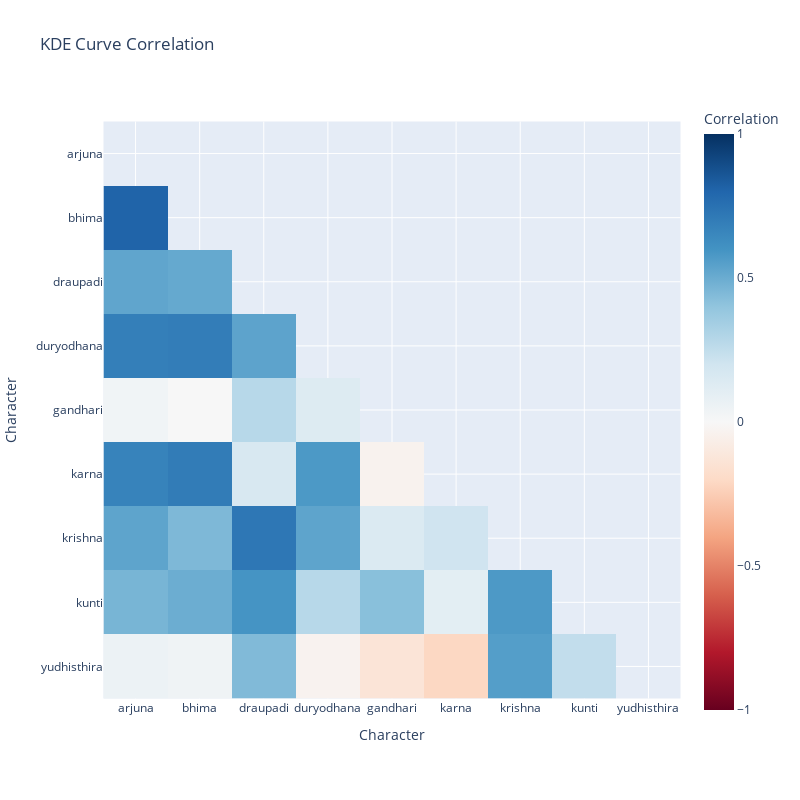

Source (notebook cell):
### Code cell
kde_corr_masked = kde_corr.copy()
kde_corr_masked.values[np.triu_indices_from(kde_corr_masked, k=0)] = np.nan

fig = px.imshow(
    kde_corr_masked,
    labels=dict(x="Character", y="Character", color="Correlation"),
    x=kde_corr.columns,
    y=kde_corr.index,
    color_continuous_scale='RdBu',
    zmin=-1, zmax=1,
    title="KDE Curve Correlation"
)
fig.update_layout(width=800, height=800)
fig.show()

### Figure 1 — Plotly figure (JSON) as saved in the notebook; plotly's stock layout.template omitted (floating-point values rounded to 4 significant figures)
{"data": [{"coloraxis": "coloraxis", "hovertemplate": "Character: %{x}<br>Character: %{y}<br>Correlation: %{z}<extra></extra>", "name": "0", "type": "heatmap", "x": ["arjuna", "bhima", "draupadi", "duryodhana", "gandhari", "karna", "krishna", "kunti", "yudhisthira"], "xaxis": "x", "y": ["arjuna", "bhima", "draupadi", "duryodhana", "gandhari", "karna", "krishna", "kunti", "yudhisthira"], "yaxis": "y", "z": [[null, null, null, null, null, null, null, null, null], [0.8075, null, null, null, null, null, null, null, null], [0.5272, 0.513, null, null, null, null, null, null, null], [0.6892, 0.696, 0.535, null, null, null, null, null, null], [0.03498, 0.002234, 0.2826, 0.1354, null, null, null, null, null], [0.669, 0.7023, 0.1621, 0.5767, -0.03706, null, null, null, null], [0.5304, 0.4509, 0.7226, 0.5311, 0.1455, 0.2037, null, null, null], [0.4647, 0.4963, 0.5942, 0.2815, 0.4217, 0.1052, 0.5741, null, null], [0.05672, 0.04345, 0.4422, -0.03288, -0.1322, -0.2121, 0.5576, 0.2472, null]]}], "layout": {"coloraxis": {"cmax": 1, "cmin": -1, "colorbar": {"title": {"text": "Correlation"}}, "colorscale": [[0, "rgb(103,0,31)"], [0.1, "rgb(178,24,43)"], [0.2, "rgb(214,96,77)"], [0.3, "rgb(244,165,130)"], [0.4, "rgb(253,219,199)"], [0.5, "rgb(247,247,247)"], [0.6, "rgb(209,229,240)"], [0.7, "rgb(146,197,222)"], [0.8, "rgb(67,147,195)"], [0.9, "rgb(33,102,172)"], [1, "rgb(5,48,97)"]]}, "height": 800, "title": {"text": "KDE Curve Correlation"}, "width": 800, "xaxis": {"anchor": "y", "constrain": "domain", "domain": [0, 1], "scaleanchor": "y", "title": {"text": "Character"}}, "yaxis": {"anchor": "x", "autorange": "reversed", "constrain": "domain", "domain": [0, 1], "title": {"text": "Character"}}}}
